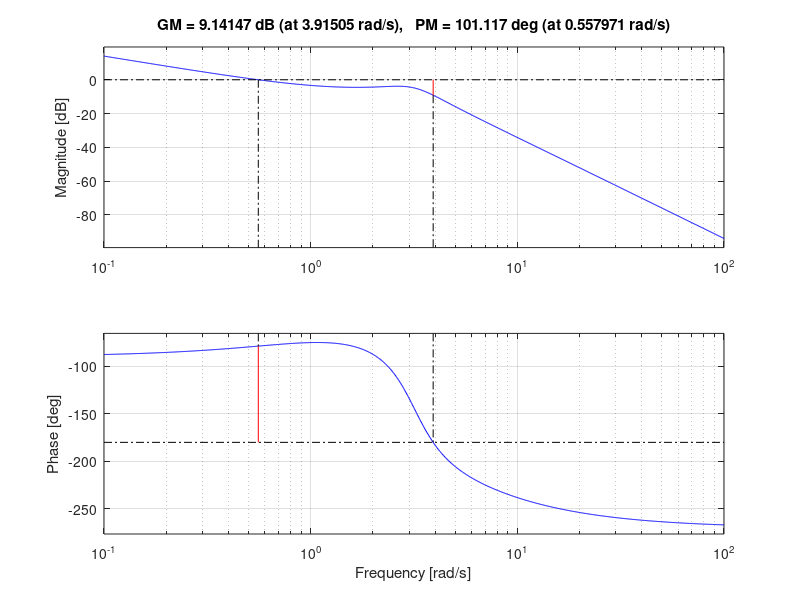

Recreate this plot in MATLAB. (Note: this script raises an error after producing the figure.)
% G(s)H(s)= [20s + 21]/[s(s+5)(s^2 + 2s + 10)

num=[20 25];
den=conv([1 5 0],[1 2 10]);
sys=tf(num,den);
margin(sys)
[Gm,Pm,Wgm,Wpm] = margin(sys)
Gm_dB=db(Gm)
